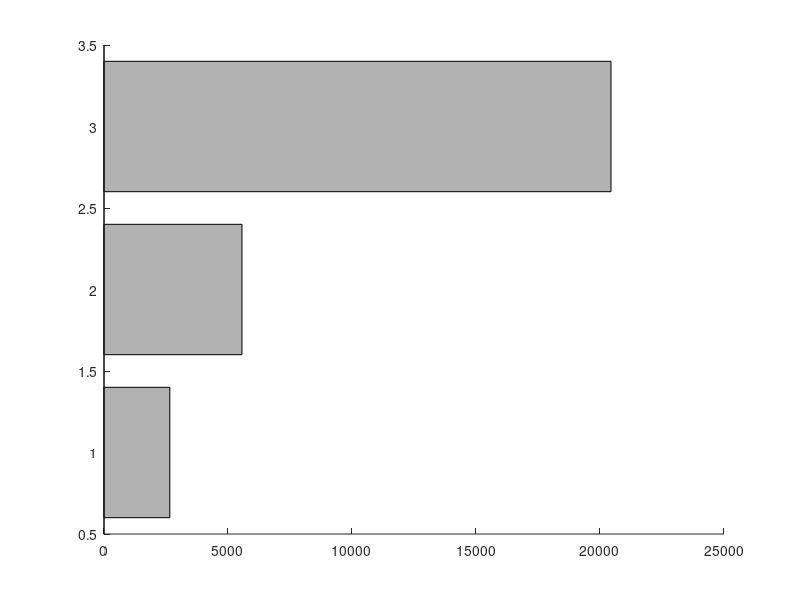

Write MATLAB code to recreate this figure. (Note: this script raises an error after producing the figure.)
clear, clc
% Codes for plotting line chart
% Author : Yu-Cheng Lin 2021. 08. 06

%%%%%%%%%%%%%%%%%%%%%%%%%%%%%%%%%%%%%%%%%%%%%
% 1. Some of the line must be modified to 
%    arrow in Visio
%%%%%%%%%%%%%%%%%%%%%%%%%%%%%%%%%%%%%%%%%%%%%

%%%%%%%%%%%%%%%% modify here %%%%%%%%%%%%%%%%
%% Example 1
values = [55189  53141  14229  3347];
yticks = {'[A] ', '[B] ', '[C] ', '[D] '};
%% Example 2
values = [20443  5563  2654];
yticks = {'[A] ', '[B] ', '[C] '};
%%%%%%%%%%%%%%%%%%%%%%%%%%%%%%%%%%%%%%%%%%%%%

%%%%% Do not modify the following codes %%%%%
bar_width = 0.7;
figure;
barh(fliplr(values), 'FaceColor', [0.7 0.7 0.7],'FaceAlpha',0.6,'BarWidth', bar_width, 'LineWidth',3);
hold on;
set(gca,'yticklabel', fliplr(yticks))
set(gca, 'XTickLabel',get(gca,'XTickLabel'), 'fontweight', 'bold', 'FontSize', 14, 'XAxisLocation','top','LineWidth', 3)
yl = ylim; xl = xlim;
for ii = 1 : length(values)-1
    plot([values(ii) values(ii+1)], [length(values)-ii+1-bar_width/2 length(values)-ii+bar_width/2], 'Color', [1 1 1]*0, 'LineWidth',3);
end
box off
%%%%%%%%%%%%%%%%%%%%%%%%%%%%%%%%%%%%%%%%%%%%%
saveas(gcf, 'hbar_plot.jpg')